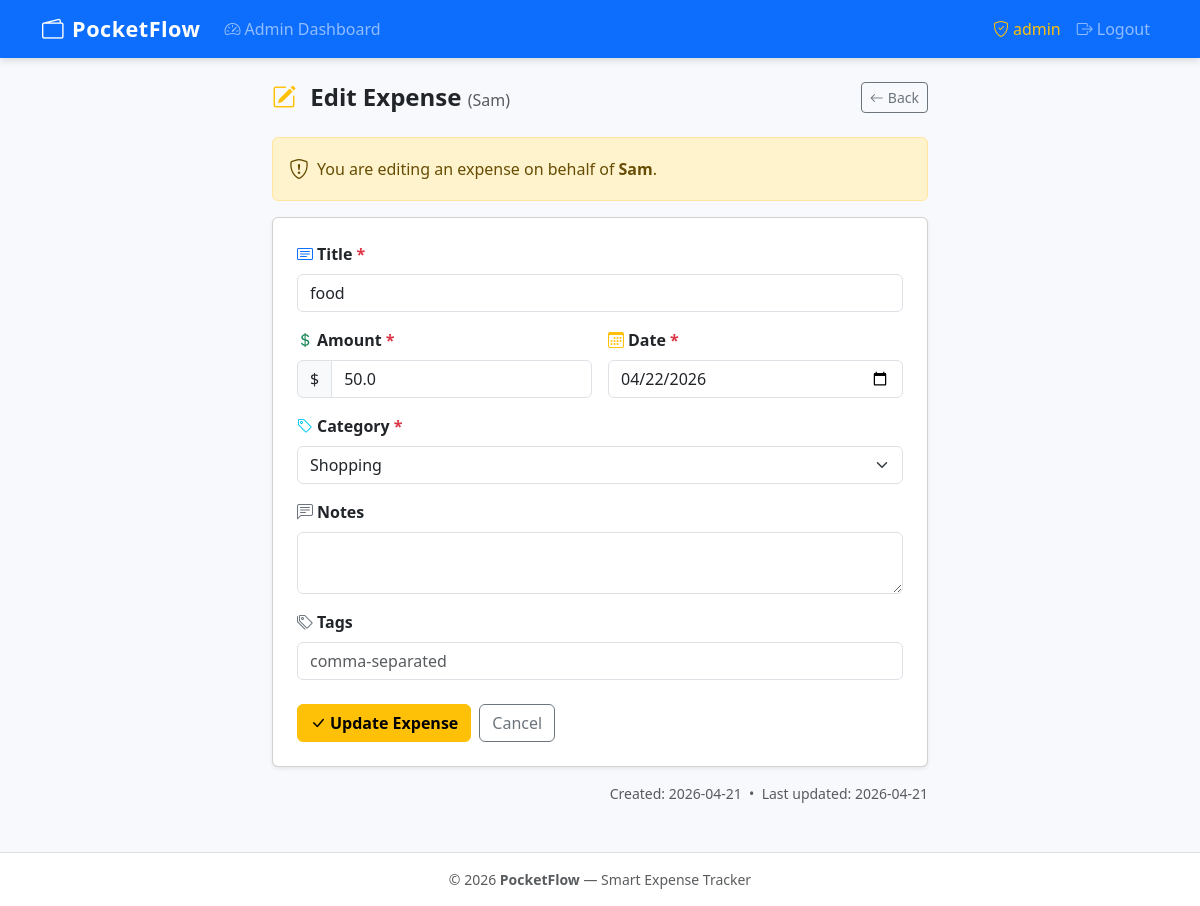
The page /admin/expense/edit/23 (signed in) on the database its author committed.
### tables this page shows
CREATE TABLE users (
            id            INTEGER PRIMARY KEY AUTOINCREMENT,
            username      TEXT    NOT NULL UNIQUE,
            email         TEXT    NOT NULL UNIQUE,
            password_hash TEXT    NOT NULL,
            is_admin      INTEGER NOT NULL DEFAULT 0,
            created_at    TEXT    NOT NULL DEFAULT (datetime('now'))
        , avatar TEXT NOT NULL DEFAULT '', remember_token TEXT NOT NULL DEFAULT '', remember_token_expiry INTEGER NOT NULL DEFAULT 0, monthly_budget REAL NOT NULL DEFAULT 0);

CREATE TABLE expenses (
            id         INTEGER PRIMARY KEY AUTOINCREMENT,
            user_id    INTEGER NOT NULL,
            title      TEXT    NOT NULL,
            amount     REAL    NOT NULL,
            date       TEXT    NOT NULL,
            category   TEXT    NOT NULL,
            notes      TEXT    NOT NULL DEFAULT '',
            tags       TEXT    NOT NULL DEFAULT '',
            created_at TEXT    NOT NULL DEFAULT (datetime('now')),
            updated_at TEXT    NOT NULL DEFAULT (datetime('now')),
            FOREIGN KEY (user_id) REFERENCES users(id) ON DELETE CASCADE
        );

### app.py (the view, shortened to what this page needs)
@app.route('/admin/expense/edit/<int:expense_id>', methods=['GET', 'POST'])
@admin_required
def admin_edit_expense(expense_id):
    conn    = get_db()
    expense = conn.execute(
        'SELECT e.*, u.username FROM expenses e JOIN users u ON e.user_id = u.id WHERE e.id = ?',
        [expense_id]
    ).fetchone()
    conn.close()
    if not expense:
        flash('Expense not found.', 'danger')
        return redirect(url_for('admin_dashboard'))
    return render_template('admin/edit_expense.html', expense=expense, categories=CATEGORIES)

### app.py (called while the page is built, shortened)
def get_db():
    conn = sqlite3.connect(DATABASE)
    conn.row_factory = sqlite3.Row
    conn.execute('PRAGMA foreign_keys = ON')
    return conn

def admin_required(f):
    @wraps(f)
    def decorated(*args, **kwargs):
        if 'user_id' not in session:
            flash('Please log in to continue.', 'warning')
            return redirect(url_for('login'))
        if not session.get('is_admin'):
            flash('Admin access required.', 'danger')
            return redirect(url_for('dashboard'))
        return f(*args, **kwargs)
    return decorated

@app.before_request
def load_user_from_remember_token():
    if 'user_id' in session:
        return

### templates/admin/edit_expense.html (shortened to what this page needs)
{% extends 'base.html' %}
{% block content %}
<div class="container" style="max-width:680px">
  <div class="page-header mt-2">
    <h2>
      <i class="bi bi-pencil-square me-2 text-warning"></i>
      Edit Expense
      <small class="text-muted fs-6 fw-normal">({{ expense.username }})</small>
    </h2>
    <a href="{{ url_for('admin_user_expenses', user_id=expense.user_id) }}"
       class="btn btn-outline-secondary btn-sm">
      <i class="bi bi-arrow-left me-1"></i>Back
    </a>
  </div>
  <div class="alert alert-warning d-flex align-items-center">
    <i class="bi bi-shield-exclamation me-2 fs-5"></i>
    You are editing an expense on behalf of <strong class="ms-1">{{ expense.username }}</strong>.
  </div>
  <div class="card shadow-sm">
    <div class="card-body p-4">
      <form method="POST" action="{{ url_for('admin_edit_expense', expense_id=expense.id) }}" novalidate>
        <div class="mb-3">
          <label for="title" class="form-label fw-semibold">
            <i class="bi bi-card-text me-1 text-primary"></i>Title <span class="text-danger">*</span>
          </label>
          <input type="text" id="title" name="title" class="form-control"
                 value="{{ request.form.get('title', expense.title) }}" required>
        </div>
        <div class="row g-3 mb-3">
          <div class="col-sm-6">
            <label for="amount" class="form-label fw-semibold">
              <i class="bi bi-currency-dollar me-1 text-success"></i>Amount <span class="text-danger">*</span>
            </label>
            <div class="input-group">
              <span class="input-group-text">$</span>
              <input type="number" id="amount" name="amount" class="form-control"
                     step="0.01" min="0.01"
                     value="{{ request.form.get('amount', expense.amount) }}" required>
            </div>
          </div>
          <div class="col-sm-6">
            <label for="date" class="form-label fw-semibold">
              <i class="bi bi-calendar3 me-1 text-warning"></i>Date <span class="text-danger">*</span>
            </label>
            <input type="date" id="date" name="date" class="form-control"
                   value="{{ request.form.get('date', expense.date) }}" required>
          </div>
        </div>
        <div class="mb-3">
          <label for="category" class="form-label fw-semibold">
            <i class="bi bi-tag me-1 text-info"></i>Category <span class="text-danger">*</span>
          </label>
          <select id="category" name="category" class="form-select" required>
            {% for cat in categories %}
              <option value="{{ cat }}"
                {{ 'selected' if request.form.get('category', expense.category) == cat }}>
                {{ cat }}
              </option>
            {% endfor %}
          </select>
        </div>
        <div class="mb-3">
          <label for="notes" class="form-label fw-semibold">
            <i class="bi bi-chat-left-text me-1 text-secondary"></i>Notes
          </label>
          <textarea id="notes" name="notes" class="form-control" rows="2">{{ request.form.get('notes', expense.notes) }}</textarea>
        </div>
        <div class="mb-4">
          <label for="tags" class="form-label fw-semibold">
            <i class="bi bi-tags me-1 text-secondary"></i>Tags
          </label>
          <input type="text" id="tags" name="tags" class="form-control"
                 placeholder="comma-separated"
                 value="{{ request.form.get('tags', expense.tags) }}">
        </div>
        <div class="d-flex gap-2">
          <button type="submit" class="btn btn-warning fw-semibold">
            <i class="bi bi-check-lg me-1"></i>Update Expense
          </button>
          <a href="{{ url_for('admin_user_expenses', user_id=expense.user_id) }}"
             class="btn btn-outline-secondary">Cancel</a>
        </div>
      </form>
    </div>
  </div>
  <div class="text-muted small mt-3 text-end">
    Created: {{ expense.created_at[:10] }}
    &nbsp;&bull;&nbsp;
    Last updated: {{ expense.updated_at[:10] }}
  </div>
</div>
{% endblock %}

### static/css/style.css (style rules this page uses)
:root { --pf-primary: #4e73df; --pf-success: #1cc88a; --pf-warning: #f6c23e; --pf-danger: #e74a3b; --pf-info: #36b9cc; --pf-secondary: #858796; --pf-bg: #f8f9fc; }
body { background-color: var(--pf-bg); font-family: 'Segoe UI', system-ui, -apple-system, sans-serif; min-height: 100vh; display: flex; flex-direction: column; }
.page-header { display: flex; align-items: center; justify-content: space-between; margin-bottom: 1.5rem; flex-wrap: wrap; gap: .5rem; }
.page-header h2 { margin: 0; font-weight: 700; font-size: 1.5rem; }

### rows shown on the page
users: username "Sam"
expenses: title "food", amount "50.0", date "04/22/2026", created_at "2026-04-21", updated_at "2026-04-21"

### other values the page prints
{{ session.username }} "admin"
form field category "Shopping"
